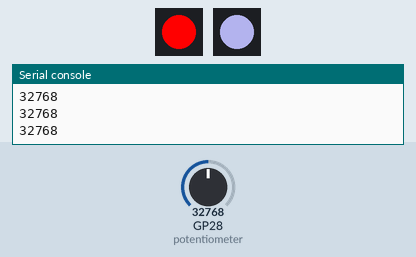
Recording of a program running on a simulated Raspberry Pi Pico running MicroPython. Parts: 2 × 1 RGB LEDs in strip order, left to right, the last lines printed to the serial console. The inputs (shaded band) are chosen by the test bench; at power-on: GP28 (potentiometer) = 32768 (analog values on the 0–65535 scale).

Above: at 1.2 s.
1.3 s: GP28 (potentiometer) set to 29345
At 1.9 s:
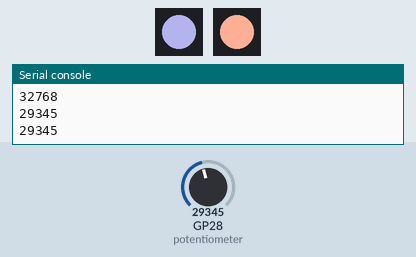
3.0 s: GP28 (potentiometer) set to 19660
At 4.2 s:
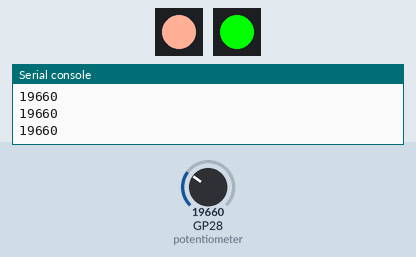
4.5 s: GP28 (potentiometer) set to 9345
At 5.5 s:
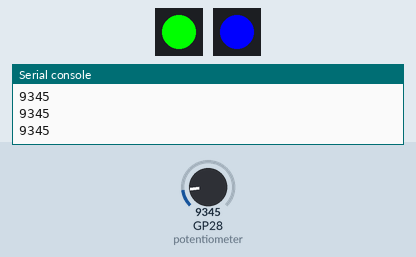
6.0 s: GP28 (potentiometer) set to 40655
At 6.7 s:
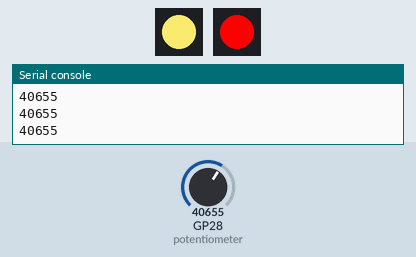
7.5 s: GP28 (potentiometer) set to 57670
At 8.0 s:
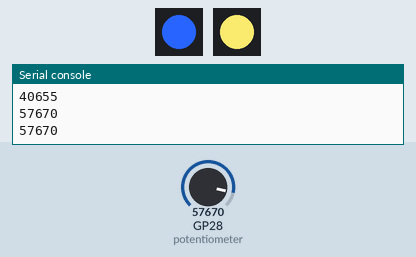
9.0 s: GP28 (potentiometer) set to 60655
At 10.4 s:
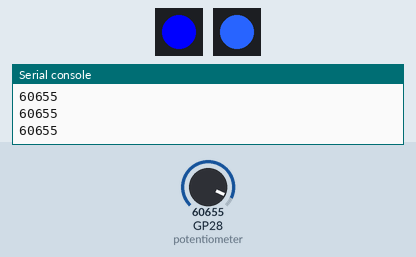
Timing chart, 0 to 11.5 s (numbered marks = the images above; inputs shaded):
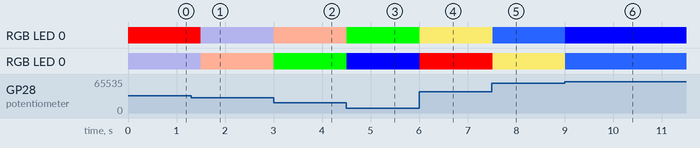

The program:

Day7b.py
```python
'''
Rainbow LEDs controlled with slider
'''

# Imports
import time
from machine import Pin, ADC
from neopixel import NeoPixel

# Define the LED pin number (2) and number of LEDs (1)
GRBled1 = NeoPixel(Pin(2), 1) # GRB LED1
GRBled2 = NeoPixel(Pin(5), 1) # GRB LED2

# Set up the slider on ADC pin 28
potentiometer = ADC(Pin(28))

# Define some GRB colour variables
white = 240,140,255 #White-ish!
red = 0,255,0
green = 255,0,0
blue = 0,0,255
yellow = 255,175,150
orange = 238, 223, 105
pink = 150,150,200
purple = 40,100,255
iceblue = 150,25,200
unicorn = 175,150,255
bogey = 215, 100, 0

while True: # Loop forever

    print(potentiometer.read_u16()) # Read the potentiometer value

    if potentiometer.read_u16() <= 10000:
        GRBled1.fill((red))
        GRBled1.write()
        GRBled2.fill((blue))
        GRBled2.write()

    elif potentiometer.read_u16() <= 20000:
        GRBled1.fill((yellow))
        GRBled1.write()
        GRBled2.fill((red))
        GRBled2.write()

    elif potentiometer.read_u16() <= 30000:
        GRBled1.fill((pink))
        GRBled1.write()
        GRBled2.fill((yellow))
        GRBled2.write()

    elif potentiometer.read_u16() <= 40000:
        GRBled1.fill((green))
        GRBled1.write()
        GRBled2.fill((pink))
        GRBled2.write()

    elif potentiometer.read_u16() <= 50000:
        GRBled1.fill((orange))
        GRBled1.write()
        GRBled2.fill((green))
        GRBled2.write()

    elif potentiometer.read_u16() <= 60000:
        GRBled1.fill((purple))
        GRBled1.write()
        GRBled2.fill((orange))
        GRBled2.write()

    else:
        GRBled1.fill((blue))
        GRBled1.write()
        GRBled2.fill((purple))
        GRBled2.write()

    time.sleep(0.3) # Short delay until the next reading
```

Measured:
- after the input at 1.3 s, RGB LED 0: RGB(255, 0, 0) → RGB(150, 150, 200) after 0.20 s; RGB LED 0: RGB(150, 150, 200) → RGB(255, 175, 150) after 0.20 s
- after the input at 3.0 s, RGB LED 0: RGB(150, 150, 200) → RGB(255, 175, 150) at once; RGB LED 0: RGB(255, 175, 150) → RGB(0, 255, 0) at once
- after the input at 4.5 s, RGB LED 0: RGB(255, 175, 150) → RGB(0, 255, 0) at once; RGB LED 0: RGB(0, 255, 0) → RGB(0, 0, 255) at once
- after the input at 6.0 s, RGB LED 0: RGB(0, 255, 0) → RGB(238, 223, 105) at once; RGB LED 0: RGB(0, 0, 255) → RGB(255, 0, 0) at once
- after the input at 7.5 s, RGB LED 0: RGB(238, 223, 105) → RGB(40, 100, 255) at once; RGB LED 0: RGB(255, 0, 0) → RGB(238, 223, 105) at once
- after the input at 9.0 s, RGB LED 0: RGB(40, 100, 255) → RGB(0, 0, 255) at once; RGB LED 0: RGB(238, 223, 105) → RGB(40, 100, 255) at once
